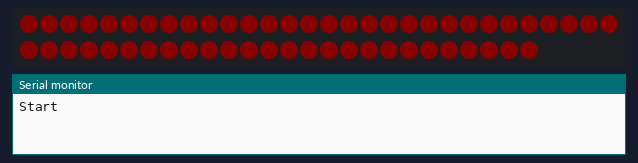
A sketch run on a simulated Teensy 4. Parts: 56 RGB LEDs in strip order, left to right, continuing on the next row, the last lines printed to the serial monitor. Dim RGB values are drawn brighter than linear.

Above: at 1.1 s.
At 2.1 s:
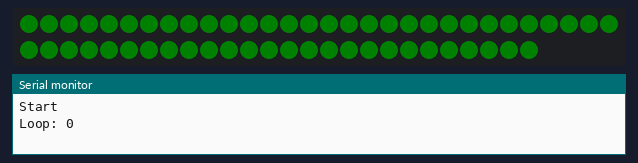
At 2.6 s:
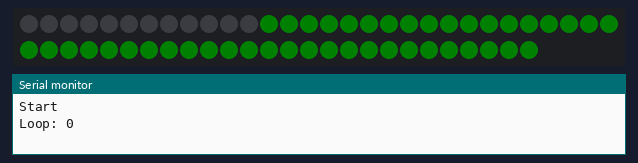
At 4.1 s:
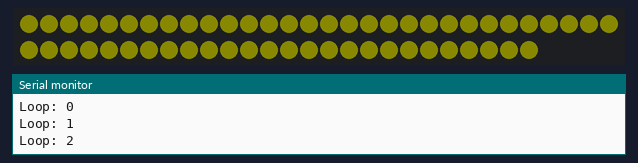
At 5.6 s:
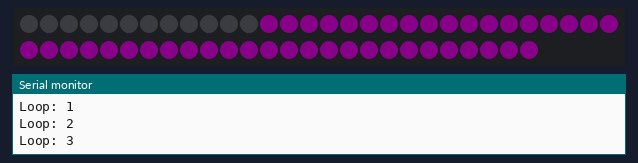
At 7.6 s:
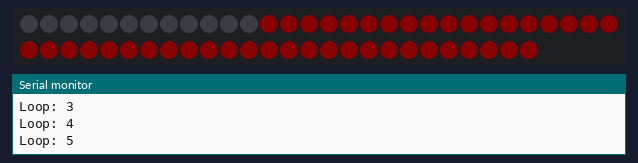

The sketch:

FirmwareTeensy.ino
```cpp
#include "FastLED.h"
#define NUM_LEDS 56
#define DATA_PIN 17

CRGB leds[NUM_LEDS];

// receive
// 1 byte header 0x17
// 1 byte length
// 1 byte overall brightness
// 1 byte checksum
// 168 bytes led brightness data
// Total: 172 bytes
const int recvSize = 172;
byte recvBuffer[recvSize];
int recvCounter = 0;

void setup() {
  Serial2.begin(1000000);

  Serial.begin(115200);
  delay(1000);
  Serial.println("Start");

  // put your setup code here, to run once:
  FastLED.addLeds<NEOPIXEL, DATA_PIN>(leds, NUM_LEDS);
  FastLED.showColor(CHSV(50, 255, 255));
  FastLED.setCorrection(TypicalSMD5050);
  FastLED.setBrightness( 10 );
}

int loopCnt = 0;
float sliderFilt = 0.0f;
void loop() {

  while (Serial2.available() > 0) {
    byte c = Serial2.read();

    if (recvCounter == 0 ) {
      if (c == 0x17) {
        recvBuffer[recvCounter] = c;
        recvCounter++;
      }
    } else if(recvCounter == 1) {
      if(c == recvSize) {
        recvBuffer[recvCounter] = c;
        recvCounter++;
      } else {
        memset(recvBuffer, 0x00, recvSize);
        recvCounter = 0;
      }
    } else {
      recvBuffer[recvCounter] = c;
      recvCounter++;

      if(recvCounter == recvSize) {
        byte calcChecksum = 0x00;
        for(int i=0; i<recvSize; i++) {
          calcChecksum ^= recvBuffer[i];
        }

        if(calcChecksum == recvBuffer[3]) {
          Serial.println("Correct checksum");
          FastLED.setBrightness(recvBuffer[2]);
          for (int i = 0; i < NUM_LEDS; i++) {
            leds[i] = recvBuffer[i+4];
          }
          FastLED.show();
        }
      }
    }
  }

  // Turn the LED on, then pause
  CRGB current = CRGB::White;

  switch (loopCnt % 6) {
    case 0:
      current = CRGB::Red;
      break;

    case 1:
      current = CRGB::Green;
      break;

    case 2:
      current = CRGB::Blue;
      break;

    case 3:
      current = CRGB::Yellow;
      break;

    case 4:
      current = CRGB::Magenta;
      break;

    case 5:
      current = CRGB::Cyan;
      break;
  }

  for (int i = 0; i < NUM_LEDS; i++) {
    leds[i] = current;
  }

  //leds[12] = CRGB::White;
  FastLED.show();

  delay(500);
  // Now turn the LED off, then pause
  for (int i = 0; i < 12; i++) {
    leds[i] = CRGB::Black;
  }

  //leds[12] = CRGB::Black;
  FastLED.show();
  delay(500);

  Serial.println("Loop: " + String(loopCnt));
  loopCnt++;
}
```

Measured:
- by itself, everything shown: repeats every 6.0 s, in 12 steps
- what the display in image 0 shows lasts 0.5 s, from 1.0 s to 1.5 s
